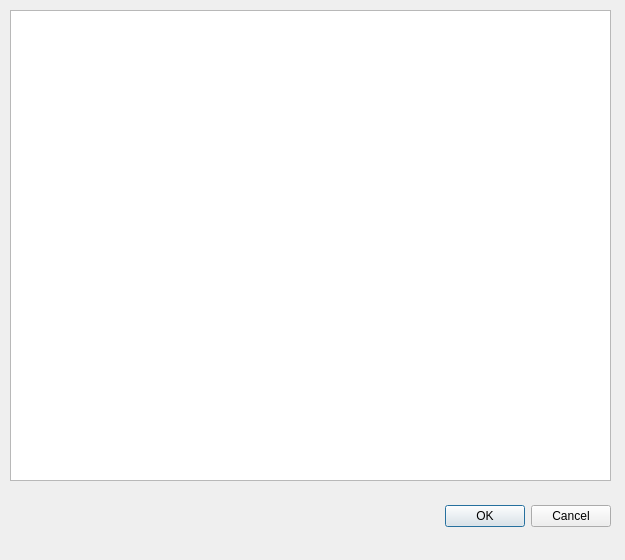
<?xml version="1.0" encoding="UTF-8"?>
<ui version="4.0">
 <class>MonetDBConnectorDialogBase</class>
 <widget class="QDialog" name="MonetDBConnectorDialogBase">
  <property name="geometry">
   <rect>
    <x>0</x>
    <y>0</y>
    <width>625</width>
    <height>560</height>
   </rect>
  </property>
  <property name="windowTitle">
   <string>MonetDBConnector</string>
  </property>
  <widget class="QDialogButtonBox" name="button_box">
   <property name="geometry">
    <rect>
     <x>270</x>
     <y>500</y>
     <width>341</width>
     <height>32</height>
    </rect>
   </property>
   <property name="orientation">
    <enum>Qt::Horizontal</enum>
   </property>
   <property name="standardButtons">
    <set>QDialogButtonBox::Cancel|QDialogButtonBox::Ok</set>
   </property>
  </widget>
  <widget class="QTableWidget" name="tableWidget">
   <property name="geometry">
    <rect>
     <x>10</x>
     <y>10</y>
     <width>601</width>
     <height>471</height>
    </rect>
   </property>
  </widget>
 </widget>
 <resources/>
 <connections>
  <connection>
   <sender>button_box</sender>
   <signal>accepted()</signal>
   <receiver>MonetDBConnectorDialogBase</receiver>
   <slot>accept()</slot>
   <hints>
    <hint type="sourcelabel">
     <x>20</x>
     <y>20</y>
    </hint>
    <hint type="destinationlabel">
     <x>20</x>
     <y>20</y>
    </hint>
   </hints>
  </connection>
  <connection>
   <sender>button_box</sender>
   <signal>rejected()</signal>
   <receiver>MonetDBConnectorDialogBase</receiver>
   <slot>reject()</slot>
   <hints>
    <hint type="sourcelabel">
     <x>20</x>
     <y>20</y>
    </hint>
    <hint type="destinationlabel">
     <x>20</x>
     <y>20</y>
    </hint>
   </hints>
  </connection>
 </connections>
</ui>
